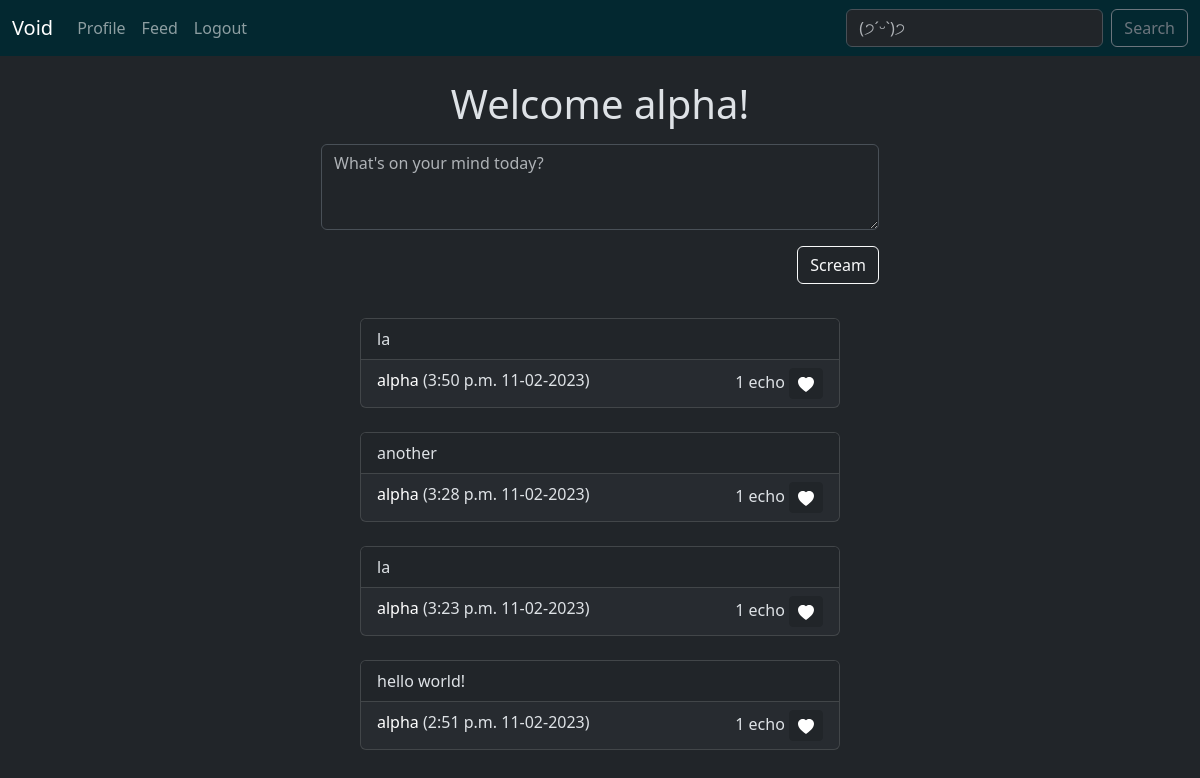
/ (signed in), run on an earlier commit of the app's database.
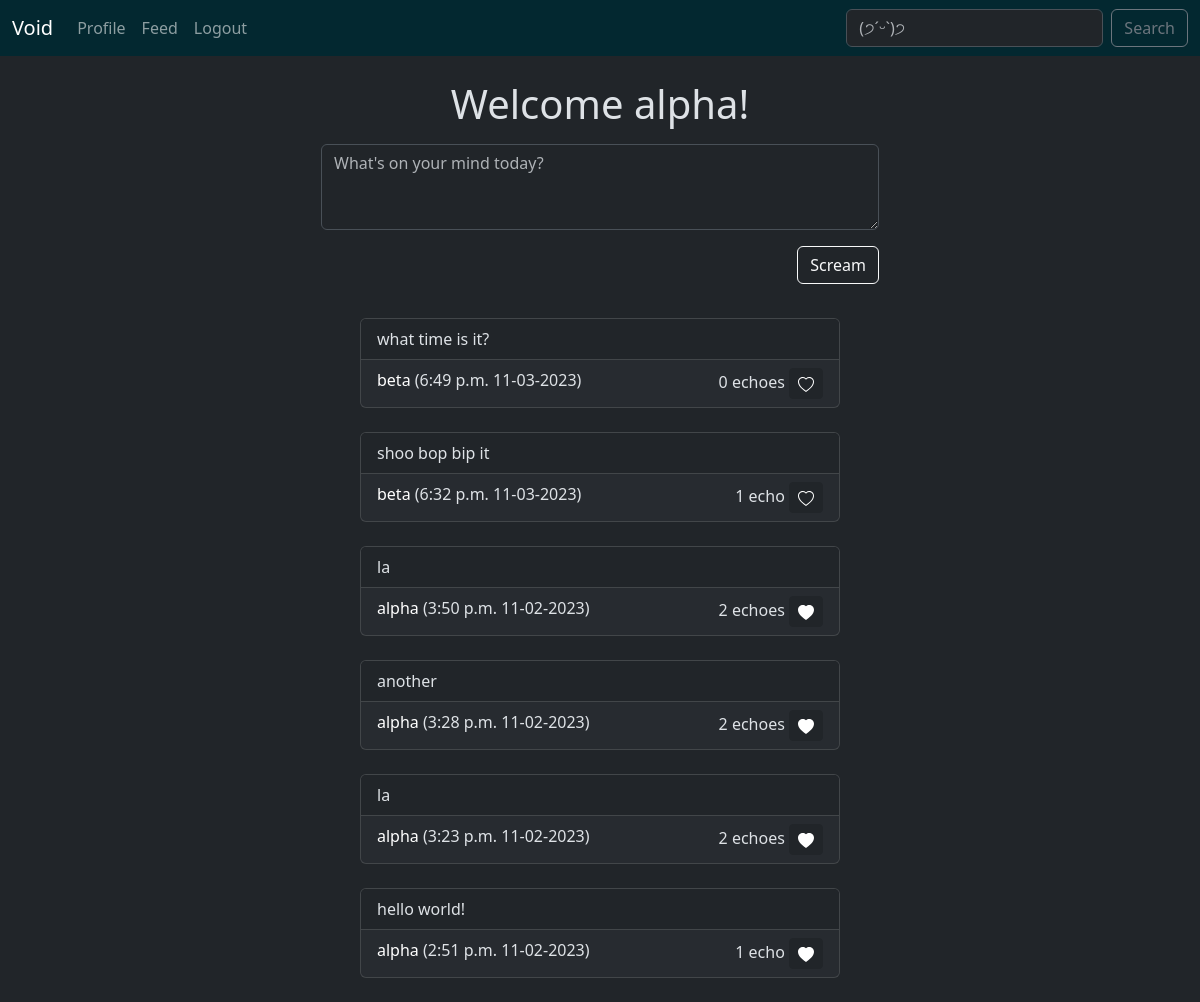
And on a later commit of the database.
### twitclone/models.py (models this page shows)
class Post(models.Model):
    post = models.CharField(max_length=300)
    post_time = models.DateTimeField(auto_now_add=True)
    likes = models.ManyToManyField(Profile,
        related_name="likes",
        blank=True)
    poster = models.ForeignKey(Profile, on_delete=models.CASCADE)
    def __str__(self):
        return (
            f"{self.id} "
            f"{self.poster} "
            f"({self.post_time:%I:%M %p %m-%d-%Y})"
        )

class Profile(models.Model):
    user = models.OneToOneField(User, on_delete=models.CASCADE, related_name="profile_user")
    follows = models.ManyToManyField("self",
        related_name="followed_by",
        symmetrical=False,
        blank=True)
    def __str__(self):
        return self.user.username

### twitclone/views.py (the view, shortened to what this page needs)
# urls.py: 2. Add a URL to urlpatterns:  path('', views.home, name='home')
@login_required
def home(request):
    form = PostCreateForm(request.POST or None)
    context = { "name": request.user, "posts": Post.objects.all().order_by("-post_time"), "form": form}
    return render(request, 'twitclone/home.html', context)

### twitclone/forms.py
class PostCreateForm(forms.ModelForm):
    post = forms.CharField(
        widget=forms.widgets.Textarea(
            attrs={
                "placeholder": "What's on your mind today?",
                "class": "form-control",
                "rows": "3",
                "maxlength": "300",
                "required": "True"
            }
        ),
        required=False,
        label=""
    )
    class Meta:
        model = Post
        exclude = ("poster", "likes")

### twitclone/templates/twitclone/home.html (shortened to what this page needs)
{% extends 'twitclone/base.html' %}
{% block content %}
<form action="" method="POST">
    <div class="mb-3 position-relative start-50 translate-middle-x w-50">
        <h1 class="text-center mb-3">Welcome {{ name }}!</h1>
        {{ form.as_p }}
        <button type="submit" class="btn btn-outline-light float-end">Scream</button>
    </div>
</form>
<br/>
<div class="mt-5 position-relative">
    {% for post in posts %}
        <div class="card start-50 translate-middle-x " style="width: 30rem;">
            <ul class="list-group list-group-flush">
                <li class="list-group-item">{{ post.post }}</li>
            </ul>
            <div class="card-footer">
                <form id="like_form" action="" method="POST">
                    <a class="link-body-emphasis link-offset-3 link-underline-opacity-0 link-underline-opacity-0-hover" href="{% url 'profile' profile_name=post.poster.user.profile_user %}">{{ post.poster }}</a> ({{ post.post_time|date:'g:i a m-d-Y' }})
                    {% if post.likes.count == 1 %}
                        <text class="float-end pr-3">1 echo
                            <button type="submit" class="btn btn-dark btn-sm ml-4" name="like" value="{{ post }}">
                                {% if user.profile_user in post.likes.all %}
                                    <svg xmlns="http://www.w3.org/2000/svg" width="16" height="16" fill="currentColor" class="bi bi-heart-fill" viewBox="0 0 16 16">
                                        <path fill-rule="evenodd" d="M8 1.314C12.438-3.248 23.534 4.735 8 15-7.534 4.736 3.562-3.248 8 1.314z"/>
                                    </svg>
                                {% endif %}
                            </button>
                        </text>
                    {% else %}
                        <text class="float-end">{{ post.likes.count }} echoes
                            <button type="submit" class="btn btn-dark btn-sm ml-4" name="like" value="{{ post }}">
                                {% if user.profile_user in post.likes.all %}
                                    <svg xmlns="http://www.w3.org/2000/svg" width="16" height="16" fill="currentColor" class="bi bi-heart-fill" viewBox="0 0 16 16">
                                        <path fill-rule="evenodd" d="M8 1.314C12.438-3.248 23.534 4.735 8 15-7.534 4.736 3.562-3.248 8 1.314z"/>
                                    </svg>
                                {% endif %}
                            </button>
                        </text>
                    {% endif %}
                </form>
            </div>
        </div>
        <br/>
    {% endfor %}
</div>
{% endblock %}

### twitclone/templates/twitclone/base.html (shortened to what this page needs)
<!DOCTYPE html>
<html lang="en" data-bs-theme="dark">
  <head>
    <link href="https://cdn.jsdelivr.net/npm/bootstrap@5.3.2/dist/css/bootstrap.min.css" rel="stylesheet">
  </head>
  <body>
    {% include 'twitclone/navbar.html' %}
    <br/>
    <div class="container">
        {% block content %}
        {% endblock %}
    </div>
  </body>
</html>

### twitclone/templates/twitclone/navbar.html (shortened to what this page needs)
<nav class="navbar navbar-expand-lg navbar-dark bg-info-subtle">
  <div class="container-fluid">
    <a class="navbar-brand" href="{% url 'home' %}">Void</a>
    <div class="collapse navbar-collapse" id="navbarSupportedContent">
      <ul class="navbar-nav me-auto mb-2 mb-lg-0">
        <li class="nav-item">
          <a class="nav-link" href="{% url 'profile' profile_name=name %}">Profile</a>
        </li>
        <li class="nav-item">
          <a class="nav-link" href="{% url 'home' %}">Feed</a>
        </li>
        <li class="nav-item">
          <a class="nav-link" href="{% url 'logout' %}">Logout</a>
        </li>
      </ul>
      <form class="d-flex" role="search">
        <input class="form-control me-2" type="search" placeholder="(੭ˊᵕˋ)੭" aria-label="Search">
        <button class="btn btn-outline-secondary" type="submit">Search</button>
      </form>
    </div>
  </div>
</nav>

What changed in the data, as far as the page shows it:
added Post: post "what time is it?", poster "beta", post_time "6:49 p.m. 11-03-2023", likes.count "0"
added Post: post "shoo bop bip it", poster "beta", post_time "6:32 p.m. 11-03-2023"
shown differently, row unchanged: Post (number 3 of 6 on the later page): likes.count (not shown) → "2"; text "1 echo" → "echoes"
shown differently, row unchanged: Post "another": likes.count (not shown) → "2"; text "1 echo" → "echoes"
shown differently, row unchanged: Post (number 5 of 6 on the later page): likes.count (not shown) → "2"; text "1 echo" → "echoes"
